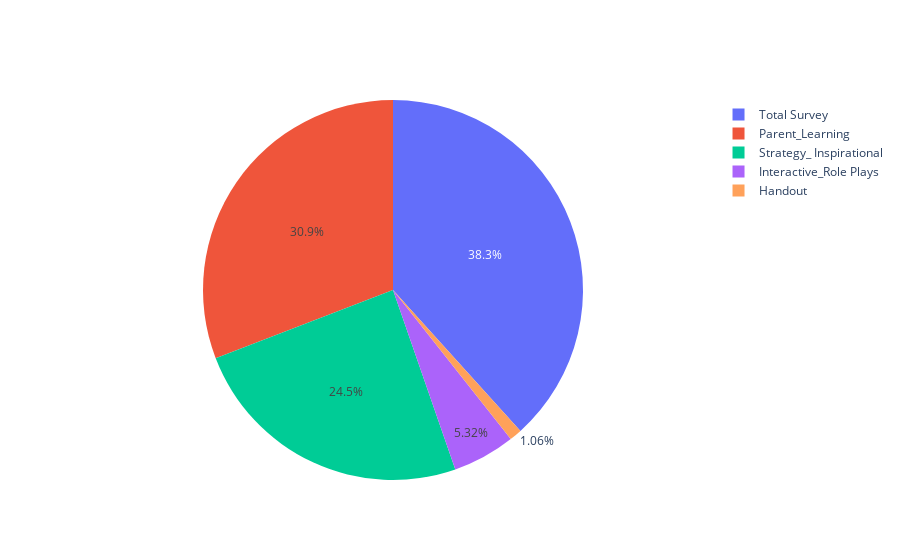

The notebook cell this image was saved under:
### Code cell
fig = go.Figure(data = [go.Pie(labels=names, values=df2['Handout'])])
fig.show()

### Figure 1 — Plotly figure (JSON) as saved in the notebook; plotly's stock layout.template omitted (floating-point values rounded to 4 significant figures)
{"data": [{"labels": ["Parent_Learning", "Strategy_ Inspirational", "Handout", "Interactive_Role Plays", "Total Survey"], "type": "pie", "values": [29, 23, 1, 5, 36]}], "layout": {}}
